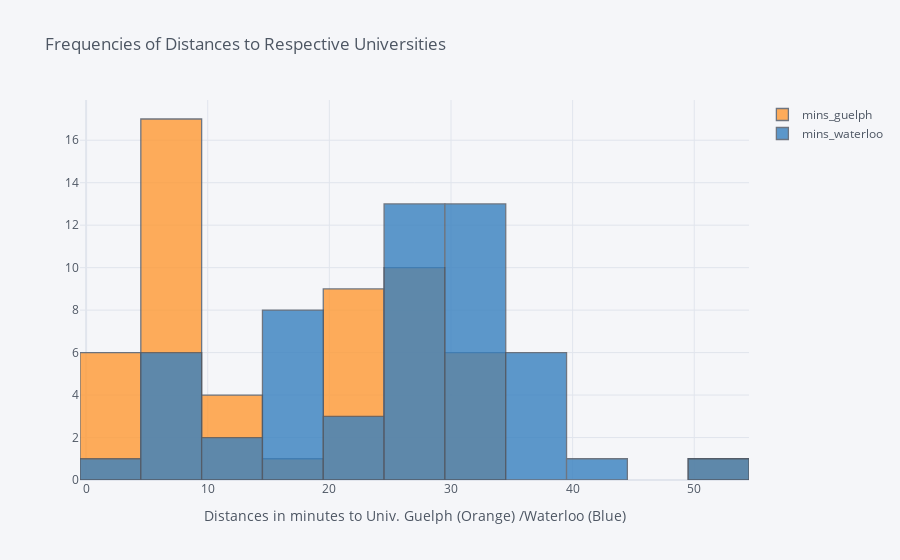

The code cell stored with this chart in its notebook:
### Code cell
df[['mins_guelph', 'mins_waterloo']].iplot(kind='histogram', 
                                           xTitle='Distances in minutes to Univ. Guelph (Orange) /Waterloo (Blue)',
                                           title='Frequencies of Distances to Respective Universities')

### Figure 1 — Plotly figure (JSON) as saved in the notebook; plotly's stock layout.template omitted (floating-point values rounded to 4 significant figures)
{"data": [{"histfunc": "count", "histnorm": "", "marker": {"color": "rgba(255, 153, 51, 1.0)", "line": {"color": "#4D5663", "width": 1.3}}, "name": "mins_guelph", "opacity": 0.8, "orientation": "v", "type": "histogram", "x": [10, 20, 5, 8, 8, 8, 25, 3, 23, 11, 24, 23, 4, 6, 13, 4, 26, 26, 6, 27, 27, 27, 31, 31, 31, 31, 28, 32, 29, 28, 31, 4, 27, 6, 3, 11, 8, 3, 16, 54, 6, 7, 8, 24, 24, 24, 8, 8, 8, 8, 5, 5, 21, 21]}, {"histfunc": "count", "histnorm": "", "marker": {"color": "rgba(55, 128, 191, 1.0)", "line": {"color": "#4D5663", "width": 1.3}}, "name": "mins_waterloo", "opacity": 0.8, "orientation": "v", "type": "histogram", "x": [28, 19, 37, 29, 29, 29, 15, 31, 24, 26, 24, 23, 36, 35, 43, 29, 17, 17, 35, 17, 17, 17, 7, 7, 7, 7, 16, 4, 10, 7, 5, 31, 13, 35, 36, 27, 30, 32, 30, 51, 31, 29, 28, 34, 34, 34, 28, 28, 28, 28, 31, 31, 34, 34]}], "layout": {"barmode": "overlay", "legend": {"bgcolor": "#F5F6F9", "font": {"color": "#4D5663"}}, "paper_bgcolor": "#F5F6F9", "plot_bgcolor": "#F5F6F9", "title": {"font": {"color": "#4D5663"}, "text": "Frequencies of Distances to Respective Universities"}, "xaxis": {"gridcolor": "#E1E5ED", "showgrid": true, "tickfont": {"color": "#4D5663"}, "title": {"font": {"color": "#4D5663"}, "text": "Distances in minutes to Univ. Guelph (Orange) /Waterloo (Blue)"}, "zerolinecolor": "#E1E5ED"}, "yaxis": {"gridcolor": "#E1E5ED", "showgrid": true, "tickfont": {"color": "#4D5663"}, "title": {"font": {"color": "#4D5663"}, "text": ""}, "zerolinecolor": "#E1E5ED"}}}
